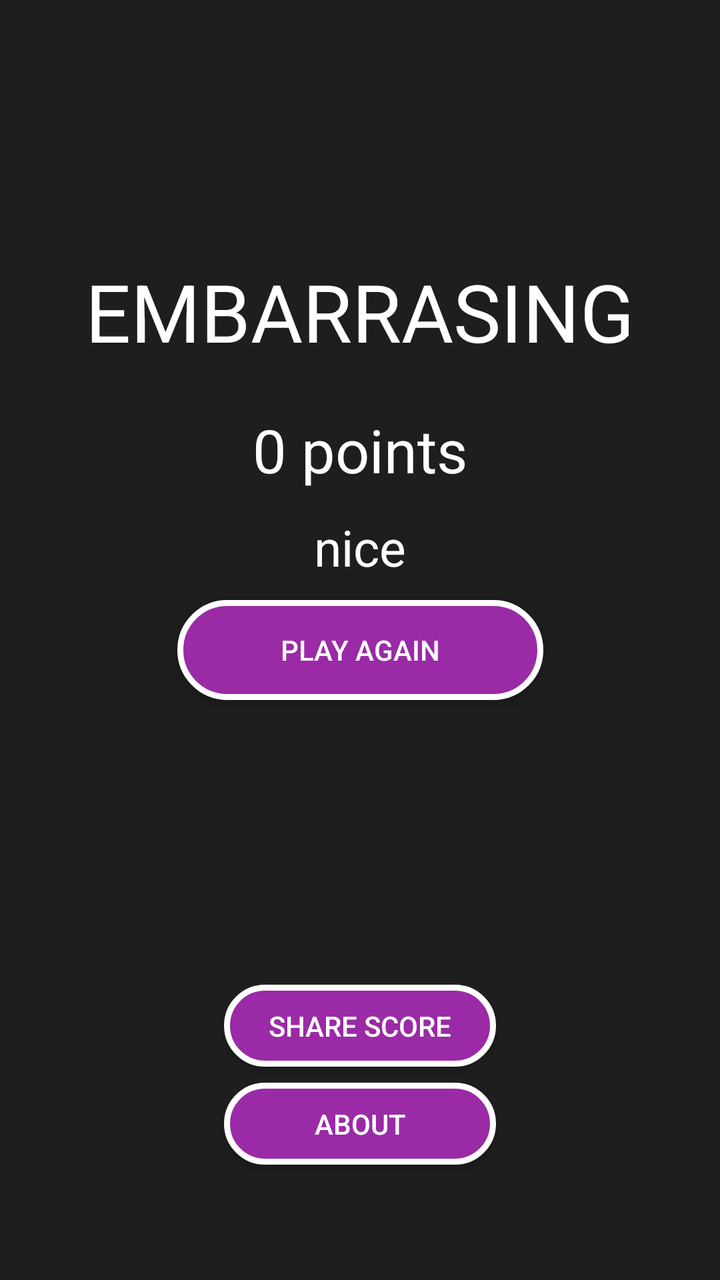
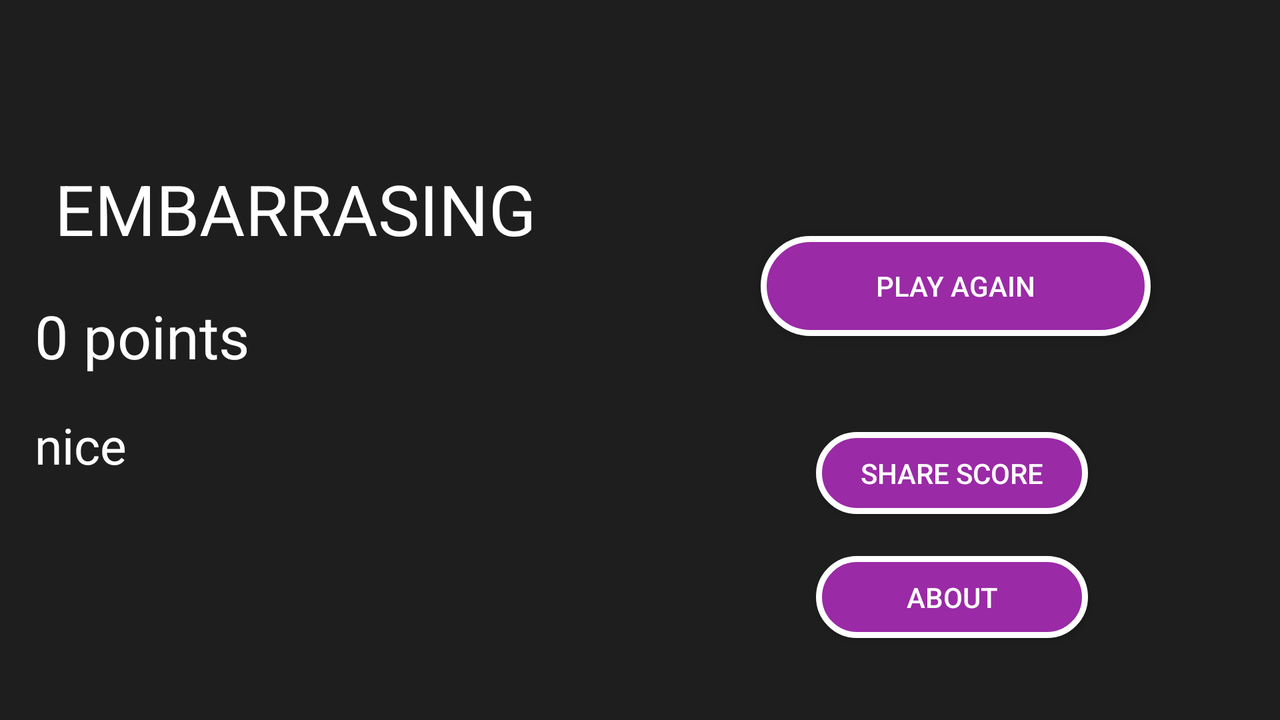

Two renders of one Android screen. The first uses the default layout on a phone; the second uses the alternative layout the repository ships for a different screen configuration, on a matching device. The two XML files are below.
<!-- AndroidManifest.xml: application theme AppTheme -->
<!-- res/layout/activity_finish.xml -->
<?xml version="1.0" encoding="utf-8"?>
<android.support.constraint.ConstraintLayout xmlns:android="http://schemas.android.com/apk/res/android"
    xmlns:app="http://schemas.android.com/apk/res-auto"
    xmlns:tools="http://schemas.android.com/tools"
    android:layout_width="match_parent"
    android:layout_height="match_parent"
    android:background="#1E1E1F"
    tools:context=".FinishActivity">

    <TextView
        android:id="@+id/textViewUpperMesage"
        android:layout_width="wrap_content"
        android:layout_height="wrap_content"
        android:layout_marginBottom="8dp"
        android:layout_marginEnd="8dp"
        android:layout_marginLeft="8dp"
        android:layout_marginRight="8dp"
        android:layout_marginStart="8dp"
        android:layout_marginTop="8dp"
        android:text="EMBARRASING"
        android:textSize="40sp"
        app:layout_constraintBottom_toBottomOf="parent"
        app:layout_constraintEnd_toEndOf="parent"
        app:layout_constraintHorizontal_bias="0.502"
        app:layout_constraintStart_toStartOf="parent"
        app:layout_constraintTop_toTopOf="parent"
        app:layout_constraintVertical_bias="0.212"
        android:textColor="#ffff"/>

    <TextView
        android:id="@+id/textViewPoints"
        android:layout_width="wrap_content"
        android:layout_height="wrap_content"
        android:layout_marginBottom="232dp"
        android:layout_marginEnd="8dp"
        android:layout_marginLeft="8dp"
        android:layout_marginRight="8dp"
        android:layout_marginStart="8dp"
        android:layout_marginTop="8dp"
        android:text="0 points"
        android:textColor="#ffff"
        android:textSize="30sp"
        app:layout_constraintBottom_toBottomOf="parent"
        app:layout_constraintEnd_toEndOf="parent"
        app:layout_constraintStart_toStartOf="parent"
        app:layout_constraintTop_toBottomOf="@+id/textViewUpperMesage"
        app:layout_constraintVertical_bias="0.081" />


    <Button
        android:id="@+id/buttonAgain"
        android:layout_width="183dp"
        android:layout_height="50dp"
        android:layout_marginEnd="8dp"
        android:layout_marginLeft="8dp"
        android:layout_marginRight="8dp"
        android:layout_marginStart="8dp"
        android:layout_marginTop="300dp"
        android:background="@drawable/button_design"
        android:text="Play Again"
        android:textColor="#ffff"
        app:layout_constraintEnd_toEndOf="parent"
        app:layout_constraintHorizontal_bias="0.502"
        app:layout_constraintStart_toStartOf="parent"
        app:layout_constraintTop_toTopOf="parent" />

    <TextView
        android:id="@+id/textViewBottomMessage"
        android:layout_width="wrap_content"
        android:layout_height="wrap_content"
        android:layout_marginBottom="8dp"
        android:layout_marginEnd="8dp"
        android:layout_marginLeft="8dp"
        android:layout_marginRight="8dp"
        android:layout_marginStart="8dp"
        android:layout_marginTop="8dp"
        android:text="nice"
        android:textSize="25sp"
        app:layout_constraintBottom_toBottomOf="@+id/buttonAgain"
        app:layout_constraintEnd_toEndOf="parent"
        app:layout_constraintStart_toStartOf="parent"
        app:layout_constraintTop_toBottomOf="@+id/textViewPoints"
        app:layout_constraintVertical_bias="0.065"
        android:textColor="#ffff"/>

    <Button
        android:id="@+id/buttonAbout"
        android:layout_width="136dp"
        android:layout_height="41dp"
        android:layout_marginBottom="8dp"
        android:layout_marginEnd="8dp"
        android:layout_marginLeft="8dp"
        android:layout_marginRight="8dp"
        android:layout_marginStart="8dp"
        android:layout_marginTop="8dp"
        android:background="@drawable/button_design"
        android:text="About"
        android:textColor="#ffff"
        app:layout_constraintBottom_toBottomOf="parent"
        app:layout_constraintEnd_toEndOf="parent"
        app:layout_constraintStart_toStartOf="parent"
        app:layout_constraintTop_toBottomOf="@+id/buttonAgain"
        app:layout_constraintVertical_bias="0.787" />

    <Button
        android:id="@+id/buttonShare"
        android:layout_width="136dp"
        android:layout_height="41dp"
        android:layout_marginBottom="8dp"
        android:layout_marginEnd="8dp"
        android:layout_marginLeft="8dp"
        android:layout_marginRight="8dp"
        android:layout_marginStart="8dp"
        android:layout_marginTop="8dp"
        android:background="@drawable/button_design"
        android:text="Share score"
        android:textColor="#ffff"
        app:layout_constraintBottom_toTopOf="@+id/buttonAbout"
        app:layout_constraintEnd_toEndOf="parent"
        app:layout_constraintStart_toStartOf="parent"
        app:layout_constraintTop_toBottomOf="@+id/buttonAgain"
        app:layout_constraintVertical_bias="1.0" />


</android.support.constraint.ConstraintLayout>
<!-- resources referenced by this layout -->
<resources>
  <!-- drawable button_design (drawable) -->
  <?xml version="1.0" encoding="utf-8"?>
  <shape xmlns:android="http://schemas.android.com/apk/res/android" android:shape="rectangle" >
      <corners
          android:radius="30dp"
          />
      <solid
          android:color="#9A2AA6"
          />
      <padding
          android:left="0dp"
          android:top="0dp"
          android:right="0dp"
          android:bottom="0dp"
          />
      <size
          android:width="270dp"
          android:height="60dp"
          />
      <stroke
          android:width="3dp"
          android:color="#FFFFFF"
          />
  </shape>
  <style name="AppTheme" parent="Theme.AppCompat.Light.DarkActionBar">
          
          <item name="colorPrimary">@color/colorPrimary</item>
          <item name="colorPrimaryDark">@color/colorPrimaryDark</item>
          <item name="colorAccent">@color/colorAccent</item>
  
  
  
  
      </style>
  <color name="colorPrimary">#290b2d</color>
  <color name="colorPrimaryDark">#303F9F</color>
  <color name="colorAccent">#FF290B2D</color>
</resources>
<!-- res/layout-land/activity_finish.xml (the repository's variant of the layout above) -->
<!-- drawn on the phone turned sideways -->
<?xml version="1.0" encoding="utf-8"?>
<android.support.constraint.ConstraintLayout xmlns:android="http://schemas.android.com/apk/res/android"
    xmlns:app="http://schemas.android.com/apk/res-auto"
    xmlns:tools="http://schemas.android.com/tools"
    android:layout_width="match_parent"
    android:layout_height="match_parent"
    android:background="#1E1E1F"
    tools:context=".FinishActivity">

    <TextView
        android:id="@+id/textViewUpperMesage"
        android:layout_width="294dp"
        android:layout_height="wrap_content"
        android:layout_gravity="left"
        android:layout_marginBottom="8dp"
        android:layout_marginEnd="8dp"
        android:layout_marginLeft="8dp"
        android:layout_marginRight="8dp"
        android:layout_marginStart="8dp"
        android:layout_marginTop="8dp"
        android:text="EMBARRASING"
        android:textColor="#ffff"
        android:textSize="35sp"
        app:layout_constraintBottom_toBottomOf="parent"
        app:layout_constraintEnd_toStartOf="@+id/buttonAgain"
        app:layout_constraintHorizontal_bias="0.275"
        app:layout_constraintStart_toStartOf="parent"
        app:layout_constraintTop_toTopOf="parent"
        app:layout_constraintVertical_bias="0.245" />

    <TextView
        android:id="@+id/textViewPoints"
        android:layout_width="294dp"
        android:layout_height="38dp"
        android:layout_gravity="left"
        android:layout_marginEnd="8dp"
        android:layout_marginLeft="8dp"
        android:layout_marginRight="8dp"
        android:layout_marginStart="8dp"
        android:layout_marginTop="20dp"
        android:text="0 points"
        android:textColor="#ffff"
        android:textSize="30sp"
        app:layout_constraintEnd_toEndOf="parent"
        app:layout_constraintHorizontal_bias="0.028"
        app:layout_constraintStart_toStartOf="parent"
        app:layout_constraintTop_toBottomOf="@+id/textViewUpperMesage" />


    <Button
        android:id="@+id/buttonAgain"
        android:layout_width="195dp"
        android:layout_height="50dp"
        android:layout_marginBottom="192dp"
        android:layout_marginEnd="8dp"
        android:layout_marginLeft="8dp"
        android:layout_marginRight="8dp"
        android:layout_marginStart="8dp"
        android:background="@drawable/button_design"
        android:text="Play Again"
        android:textColor="#ffff"
        app:layout_constraintBottom_toBottomOf="parent"
        app:layout_constraintEnd_toEndOf="parent"
        app:layout_constraintHorizontal_bias="0.868"
        app:layout_constraintStart_toStartOf="parent" />

    <TextView
        android:id="@+id/textViewBottomMessage"
        android:layout_width="294dp"
        android:layout_height="wrap_content"
        android:layout_gravity="left"
        android:layout_marginEnd="8dp"
        android:layout_marginLeft="8dp"
        android:layout_marginRight="8dp"
        android:layout_marginStart="8dp"
        android:layout_marginTop="20dp"
        android:text="nice"
        android:textColor="#ffff"
        android:textSize="25sp"
        app:layout_constraintEnd_toEndOf="parent"
        app:layout_constraintHorizontal_bias="0.028"
        app:layout_constraintStart_toStartOf="parent"
        app:layout_constraintTop_toBottomOf="@+id/textViewPoints" />

    <Button
        android:id="@+id/buttonAbout"
        android:layout_width="136dp"
        android:layout_height="41dp"
        android:layout_marginBottom="28dp"
        android:layout_marginEnd="8dp"
        android:layout_marginLeft="8dp"
        android:layout_marginRight="8dp"
        android:layout_marginStart="8dp"
        android:layout_marginTop="8dp"
        android:background="@drawable/button_design"
        android:text="About"
        android:textColor="#ffff"
        app:layout_constraintBottom_toBottomOf="parent"
        app:layout_constraintEnd_toEndOf="parent"
        app:layout_constraintHorizontal_bias="0.82"
        app:layout_constraintStart_toStartOf="parent"
        app:layout_constraintTop_toBottomOf="@+id/buttonShare" />

    <Button
        android:id="@+id/buttonShare"
        android:layout_width="136dp"
        android:layout_height="41dp"
        android:layout_marginEnd="8dp"
        android:layout_marginLeft="8dp"
        android:layout_marginRight="8dp"
        android:layout_marginStart="8dp"
        android:layout_marginTop="48dp"
        android:background="@drawable/button_design"
        android:text="Share score"
        android:textColor="#ffff"
        app:layout_constraintEnd_toEndOf="parent"
        app:layout_constraintHorizontal_bias="0.82"
        app:layout_constraintStart_toStartOf="parent"
        app:layout_constraintTop_toBottomOf="@+id/buttonAgain" />


</android.support.constraint.ConstraintLayout>
